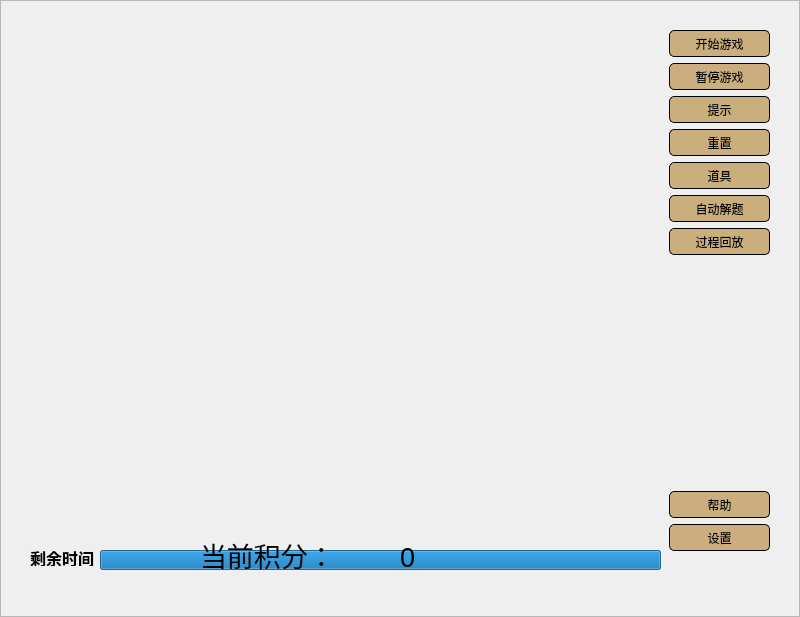
<?xml version="1.0" encoding="UTF-8"?>
<ui version="4.0">
 <class>GameDialog</class>
 <widget class="QMainWindow" name="GameDialog">
  <property name="geometry">
   <rect>
    <x>0</x>
    <y>0</y>
    <width>800</width>
    <height>617</height>
   </rect>
  </property>
  <property name="windowTitle">
   <string>欢乐连连看</string>
  </property>
  <property name="styleSheet">
   <string notr="true"/>
  </property>
  <widget class="QWidget" name="centralwidget">
   <property name="styleSheet">
    <string notr="true"/>
   </property>
   <layout class="QHBoxLayout" name="horizontalLayout">
    <property name="leftMargin">
     <number>0</number>
    </property>
    <property name="topMargin">
     <number>0</number>
    </property>
    <property name="rightMargin">
     <number>0</number>
    </property>
    <property name="bottomMargin">
     <number>0</number>
    </property>
    <item>
     <widget class="QFrame" name="frameSet">
      <property name="styleSheet">
       <string notr="true">.QFrame{
	background-image:url(:/source/images/res/theme.jpg);
	background-repeat:no-repeat;
}
.QPushButton
{
	border-radius:5px;
	height:25px;
	background-color:white;
	border:1px solid blac
}
.QPushButton{
	color:black;
	background-color:rgb(202,174,126);
}

.QPushButton:pressed{
	color:white;
}
.QPushButton:hover{
	background-color:white;
}</string>
      </property>
      <property name="frameShape">
       <enum>QFrame::StyledPanel</enum>
      </property>
      <property name="frameShadow">
       <enum>QFrame::Raised</enum>
      </property>
      <widget class="QWidget" name="widget" native="true">
       <property name="geometry">
        <rect>
         <x>669</x>
         <y>30</y>
         <width>101</width>
         <height>521</height>
        </rect>
       </property>
       <property name="styleSheet">
        <string notr="true"/>
       </property>
       <layout class="QVBoxLayout" name="verticalLayout">
        <item>
         <widget class="QPushButton" name="btnStart">
          <property name="text">
           <string>开始游戏</string>
          </property>
         </widget>
        </item>
        <item>
         <widget class="QPushButton" name="btnPause">
          <property name="text">
           <string>暂停游戏</string>
          </property>
         </widget>
        </item>
        <item>
         <widget class="QPushButton" name="btnTips">
          <property name="text">
           <string>提示</string>
          </property>
         </widget>
        </item>
        <item>
         <widget class="QPushButton" name="btnReset">
          <property name="text">
           <string>重置</string>
          </property>
         </widget>
        </item>
        <item>
         <widget class="QPushButton" name="btnTool">
          <property name="text">
           <string>道具</string>
          </property>
         </widget>
        </item>
        <item>
         <widget class="QPushButton" name="btnAuto">
          <property name="text">
           <string>自动解题</string>
          </property>
         </widget>
        </item>
        <item>
         <widget class="QPushButton" name="btnReview">
          <property name="text">
           <string>过程回放</string>
          </property>
         </widget>
        </item>
        <item>
         <spacer name="verticalSpacer">
          <property name="orientation">
           <enum>Qt::Vertical</enum>
          </property>
          <property name="sizeHint" stdset="0">
           <size>
            <width>20</width>
            <height>40</height>
           </size>
          </property>
         </spacer>
        </item>
        <item>
         <widget class="QPushButton" name="btnHelp">
          <property name="text">
           <string>帮助</string>
          </property>
         </widget>
        </item>
        <item>
         <widget class="QPushButton" name="btnSetting">
          <property name="text">
           <string>设置</string>
          </property>
         </widget>
        </item>
       </layout>
      </widget>
      <widget class="QWidget" name="widgetDraw" native="true">
       <property name="geometry">
        <rect>
         <x>0</x>
         <y>0</y>
         <width>671</width>
         <height>541</height>
        </rect>
       </property>
      </widget>
      <widget class="QProgressBar" name="barLeftTime">
       <property name="geometry">
        <rect>
         <x>100</x>
         <y>550</y>
         <width>561</width>
         <height>20</height>
        </rect>
       </property>
       <property name="styleSheet">
        <string notr="true"/>
       </property>
       <property name="maximum">
        <number>100</number>
       </property>
       <property name="value">
        <number>100</number>
       </property>
       <property name="textVisible">
        <bool>false</bool>
       </property>
       <property name="invertedAppearance">
        <bool>false</bool>
       </property>
       <property name="format">
        <string>%p%</string>
       </property>
      </widget>
      <widget class="QLabel" name="labLeftTime">
       <property name="geometry">
        <rect>
         <x>30</x>
         <y>550</y>
         <width>71</width>
         <height>16</height>
        </rect>
       </property>
       <property name="font">
        <font>
         <pointsize>-1</pointsize>
         <weight>75</weight>
         <bold>true</bold>
        </font>
       </property>
       <property name="styleSheet">
        <string notr="true">font-size:16px;</string>
       </property>
       <property name="text">
        <string>剩余时间</string>
       </property>
      </widget>
      <widget class="QLabel" name="LabTime">
       <property name="geometry">
        <rect>
         <x>680</x>
         <y>550</y>
         <width>81</width>
         <height>21</height>
        </rect>
       </property>
       <property name="font">
        <font>
         <pointsize>-1</pointsize>
         <weight>75</weight>
         <bold>true</bold>
        </font>
       </property>
       <property name="styleSheet">
        <string notr="true">font-size:16px;</string>
       </property>
       <property name="text">
        <string/>
       </property>
      </widget>
      <widget class="QLabel" name="labelGrade">
       <property name="geometry">
        <rect>
         <x>400</x>
         <y>532</y>
         <width>61</width>
         <height>50</height>
        </rect>
       </property>
       <property name="font">
        <font>
         <pointsize>20</pointsize>
        </font>
       </property>
       <property name="text">
        <string>0</string>
       </property>
      </widget>
      <widget class="QLabel" name="labelGradeInfo">
       <property name="geometry">
        <rect>
         <x>200</x>
         <y>529</y>
         <width>141</width>
         <height>51</height>
        </rect>
       </property>
       <property name="font">
        <font>
         <pointsize>20</pointsize>
        </font>
       </property>
       <property name="text">
        <string>当前积分：</string>
       </property>
      </widget>
     </widget>
    </item>
   </layout>
  </widget>
 </widget>
 <resources/>
 <connections/>
</ui>
